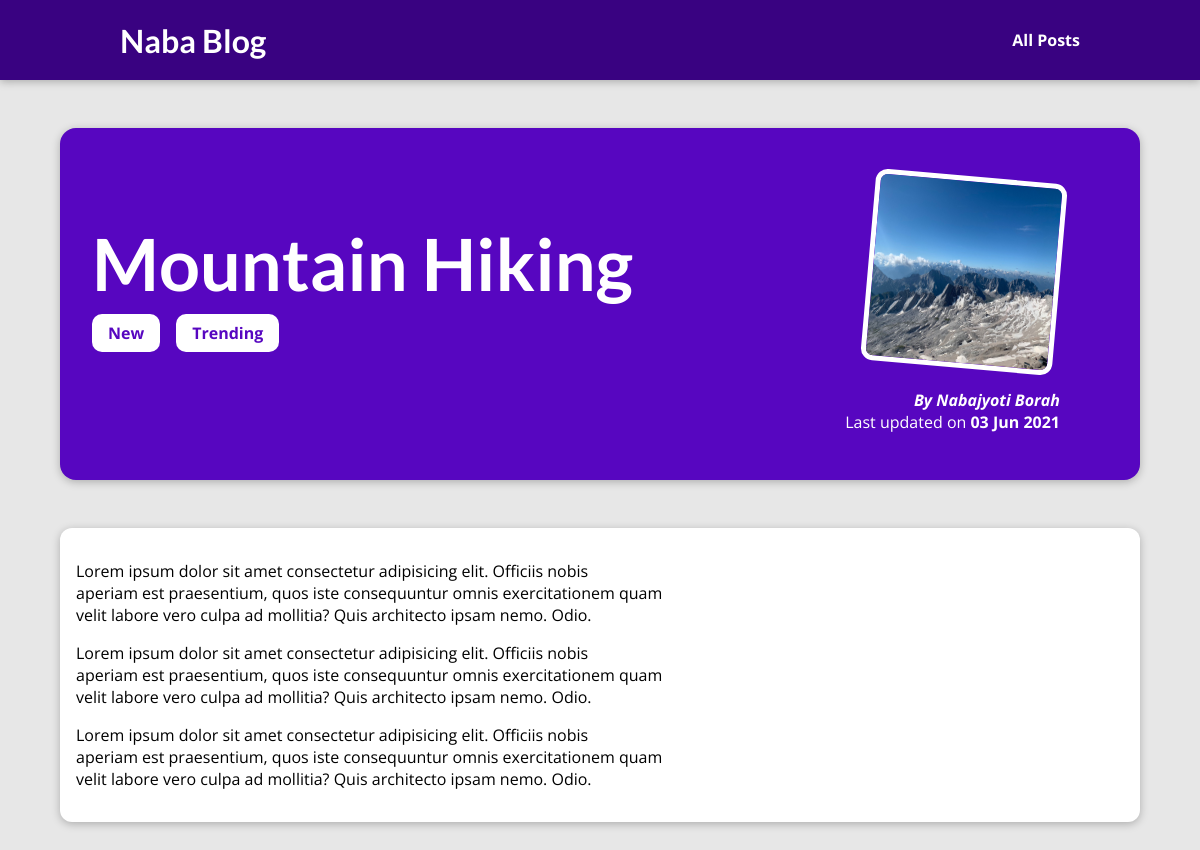
The page /posts/hike-in-the-mountains on the database its author committed.
### blog/models.py (models this page shows, shortened)
class Post(models.Model):
    title = models.CharField(max_length=150)
    excerpt = models.CharField(max_length=200)
    image = models.ImageField(upload_to="posts", null=True)
    date = models.DateField(auto_now=True)
    slug = models.SlugField(unique=True, db_index=True)
    content = models.TextField(validators=[MinLengthValidator(10)])
    author = models.ForeignKey(Author, on_delete=models.SET_NULL,null=True, related_name="posts")
    tags = models.ManyToManyField(Tag)

class Tag(models.Model):
    caption = CharField(max_length=100)

class Author(models.Model):
    first_name = models.CharField(max_length=200)
    last_name = models.CharField(max_length=100)
    email_address = models.EmailField()
    def __str__(self) -> str:
        return f"{self.first_name} {self.last_name}"

### blog/views.py (the view)
# urls.py: path("posts/<slug:slug>", views.post_detail, name="post-detail-page")
def post_detail(request, slug):
    post = get_object_or_404(Post, slug=slug)
    return render(request, "blog/post-detail.html", {
       "post" : post,
       "tags": post.tags.all()
    })

### blog/templates/blog/post-detail.html (shortened to what this page needs)
{% extends 'base.html' %}
{% load static %}
{% block css_files %}
<link rel="stylesheet" href="{% static 'blog/post-detail.css' %}" />
{% endblock css_files %} {% block content %}
<section id="summary">
  <h2>{{ post.title }}</h2>
  <div>
    {% for tag in tags %}<span class="tag">{{tag.caption}}</span>{% endfor %}
  </div>
  <article>
    <img src="{{ post.image.url }}" alt="{{ post.title }}" />
    <address>
      By <a href="mailto:{{post.author.email_address}}">{{ post.author }}</a>
    </address>
    <div>Last updated on <time>{{ post.date|date:"d M Y" }}</time></div>
  </article>
</section>
<main>
  <p>{{ post.content|linebreaks }}</p>
</main>
{% endblock content %}

### templates/base.html (shortened to what this page needs)
{% load static %}
<!DOCTYPE html>
<html lang="en">
  <head>
   <link rel="stylesheet" href="{% static 'app.css' %}"></link>
    {% block css_files %}{% endblock css_files %}
  </head>
  <body>
  <header id="main-navigation">
  <h1><a href="{% url 'index' %}">Naba Blog</a></h1>
  <nav><a href="{% url 'posts-page' %}">All Posts</a></nav>
</header>
    {% block content %}{% endblock %}
  </body>
</html>

### static/app.css (style rules this page uses)
* { box-sizing: border-box; }
html { font-family: 'Open Sans', 'Lato', sans-serif; }
body { margin: 0; }
h1, h2, h3 { font-family: 'Lato', sans-serif; font-weight: bold; }
#main-navigation { width: 100%; height: 5rem; display: flex; justify-content: space-between; align-items: center; padding: 0 10%; position: absolute; top: 0; left: 0; }
#main-navigation a { text-decoration: none; color: white; font-weight: bold; }

### blog/static/blog/post-detail.css (style rules this page uses)
body { background-color: #e7e7e7; }
#main-navigation { background-color: #390281; box-shadow: 0 2px 8px rgba(0, 0, 0, 0.25); }
#summary { margin: 8rem auto 3rem auto; padding: 2rem; width: 90%; max-width: 90rem; border-radius: 16px; background-color: #5706c0; position: relative; box-shadow: 0 2px 8px rgba(0, 0, 0, 0.25); height: 22rem; }
#summary h2 { color: white; margin-bottom: 1rem; font-size: 4.5rem; }
#summary article { position: absolute; top: 2rem; right: 3rem; padding: 1rem 2rem; border-radius: 12px; text-align: right; color: white; }
#summary article img { width: 12rem; height: 12rem; border-radius: 12px; transform: rotateZ(5deg); border: 5px solid white; margin-bottom: 1rem; }
#summary address { font-weight: bold; }
#summary a { color: white; text-decoration: none; }
#summary time { font-weight: bold; }
main { width: 90%; max-width: 90rem; margin: 3rem auto; background-color: white; padding: 1rem; border-radius: 12px; box-shadow: 0 2px 8px rgba(0, 0, 0, 0.25); }
.tag { background-color: white; color: #5706c0; font-weight: 700; margin-right: 1rem; padding: 0.5rem 1rem; border-radius: 10px; }

### rows shown on the page
Post: title "Mountain Hiking", image (picture), author "Nabajyoti Borah", date "03 Jun 2021", content "Lorem ipsum dolor sit amet consectetur adipisicing elit. Officiis nobis aperiam est praesentium, quos iste consequuntur omnis exercitationem quam velit labore vero culpa ad mollitia? Quis architecto ipsam nemo. Odio. Lorem ipsum dolor sit amet consectetur adipisicing elit. Officiis nobis aperiam est praesentium, quos iste consequuntur omnis exercitationem quam velit labore vero culpa ad mollitia? Quis architecto ipsam nemo. Odio. Lorem ipsum dolor sit amet consectetur adipisicing elit. Officiis nobis aperiam est praesentium, quos iste consequuntur omnis exercitationem quam velit labore vero culpa ad mollitia? Quis architecto ipsam nemo. Odio."
Tag: caption "New"
Tag: caption "Trending"
